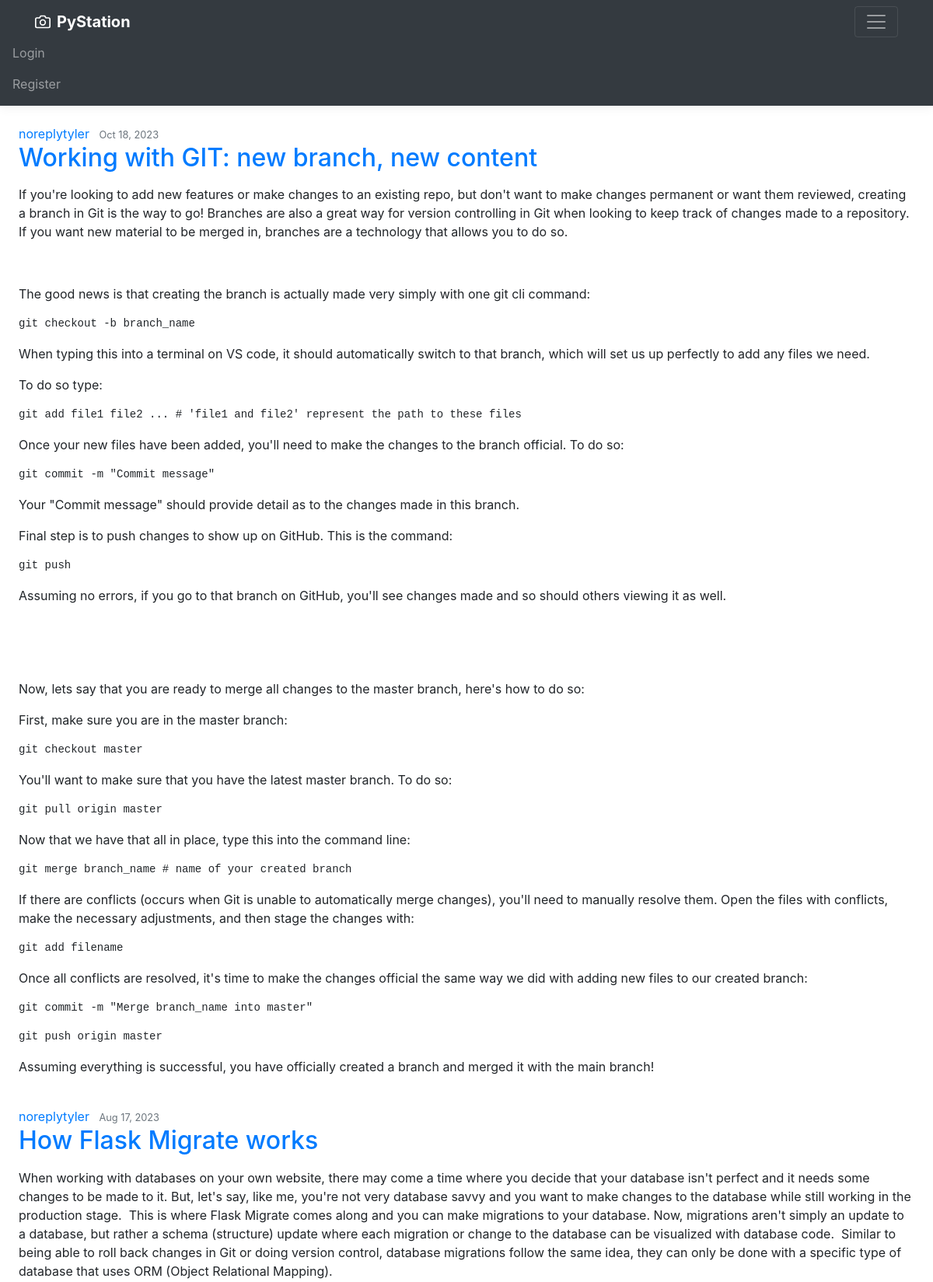
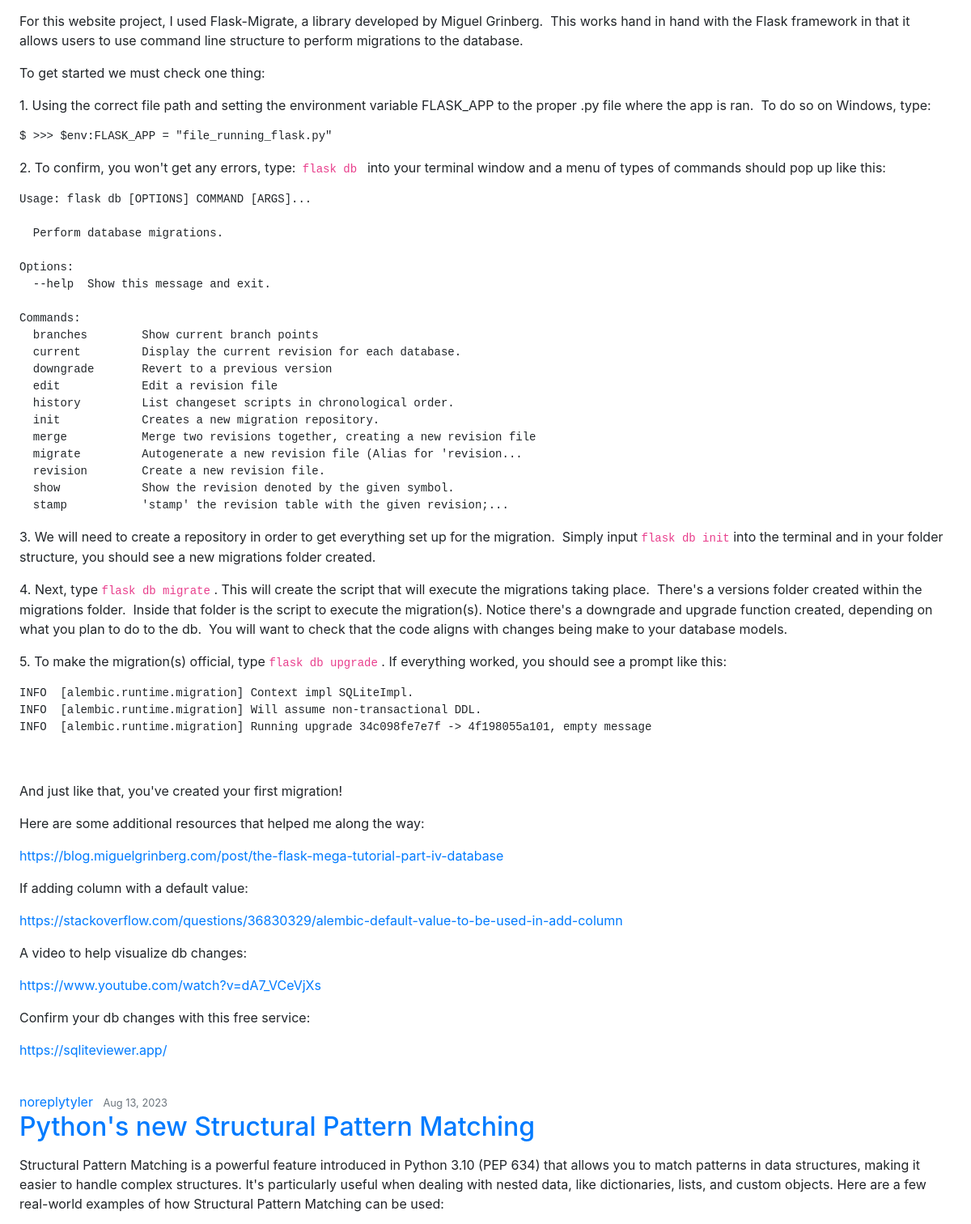
The page /posts (upper part) on the database its author committed (2 pictures, top to bottom).
### PyStation/models.py (models this page shows, shortened)
class Post(db.Model):
    id = db.Column(db.Integer, primary_key=True)
    title = db.Column(db.String(100), nullable=False)
    date_posted = db.Column(db.DateTime, nullable=False, default=datetime.utcnow)
    content = db.Column(db.Text, nullable=False)
    thumbnail = db.Column(db.String(), nullable=False, default='thumbnail.jpeg')
    user_id = db.Column(db.Integer, db.ForeignKey('user.id'), nullable=False)

class User(UserMixin, db.Model):
    id = db.Column(db.Integer, primary_key=True)
    username = db.Column(db.String(30), unique=True, nullable=False)
    email = db.Column(db.String(120), unique=True, nullable=False)
    image_file = db.Column(db.String(), nullable=False, default='default.png')
    password = db.Column(db.String(30), nullable=False)
    posts = db.relationship('Post', backref='author', lazy=True)
    def __repr__(self) -> str:
        return f"{self.username}"

### PyStation/posts/routes.py (the view)
@posts.route("/posts", methods=['GET', 'POST'])
def get_posts():
    page = request.args.get("page", 1, type=int)
    posts = Post.query.order_by(Post.date_posted.desc()).paginate(page=page, per_page=10)
    return render_template('posts.html', posts=posts)

### PyStation/templates/posts.html (shortened to what this page needs)
<head>{{ ckeditor.load_code_theme() }}</head>
{% extends "layout.html" %}
{% block content %}
    {% for post in posts %}
        <article id="post" class="media content-section">
          <div class="media-body">
            <div class="article-metadata">
              <a class="mr-2" href="{{ url_for('users.user_posts', username=post.author.username) }}">{{ post.author }}</a>
              <small class="text-muted">{{ post.date_posted.strftime('%b %d, %Y') }}</small>
            </div>
            <h2><a class="article-title" href="{{ url_for('posts.post_by_post_id', post_id=post.id) }}">{{ post.title }}</a></h2>
            <p class="article-content">{{ post.content|safe }}</p>
          </div>
        </article>
    {% endfor %}
{% endblock content %}

### PyStation/static/main.css (style rules this page uses)
:root { --jumbotron-padding-y: 3rem; --clr-one: rgb(20, 184, 255); --clr-two-one: rgb(216, 81, 88); --clr-two-two: rgb(138, 58, 185); --clr-two-three: rgb(252, 204, 99); --clr-three: rgb(15, 16, 14); --clr-bg: #1d1e22; }
#post { margin: 2% }

### rows shown on the page
Post: author "noreplytyler", date_posted "Oct 18, 2023", title "Working with GIT: new branch, new content", content "If you're looking to add new features or make changes to an existing repo, but don't want to make changes permanent or want them reviewed, creating a branch in Git is the way to go! Branches are also a great way for version controlling in Git when looking to keep track of changes made to a repository. If you want new material to be merged in, branches are a technology that allows you to do so. The good news is that creating the branch is actually made very simply with one git cli command: git checkout -b branch_name When typing this into a terminal on VS code, it should automatically switch to that branch, which will set us up perfectly to add any files we need. To do so type: git add file1…"
Post: author "noreplytyler", date_posted "Aug 17, 2023", title "How Flask Migrate works", content "When working with databases on your own website, there may come a time where you decide that your database isn't perfect and it needs some changes to be made to it. But, let's say, like me, you're not very database savvy and you want to make changes to the database while still working in the production stage. This is where Flask Migrate comes along and you can make migrations to your database. Now, migrations aren't simply an update to a database, but rather a schema (structure) update where each migration or change to the database can be visualized with database code. Similar to being able to roll back changes in Git or doing version control, database migrations follow the same idea, they…"
Post: author "noreplytyler", date_posted "Aug 13, 2023", title "Python's new Structural Pattern Matching", content "Structural Pattern Matching is a powerful feature introduced in Python 3.10 (PEP 634) that allows you to match patterns in data structures, making it easier to handle complex structures. It's particularly useful when dealing with nested data, like dictionaries, lists, and custom objects. Here are a few real-world examples of how Structural Pattern Matching can be used:"
